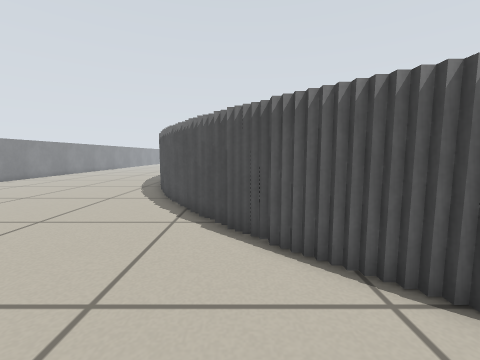
view 1 (above)

13 first-person views from a walk through a world built for the Player/Stage simulator. The camera is 0.5 m above the floor, tilts 6° down and sees 90° across. The lines on the ground mark 1 m squares. The floor is counted in squares, 0.25 m on a side. Each view is taken from the middle of a square. On the plan, view 1 faces up. The plan holds only what a view shows up to about 15 squares ahead; the rest is blank. The place goes on beyond the plan. Robots are left out.

view 2
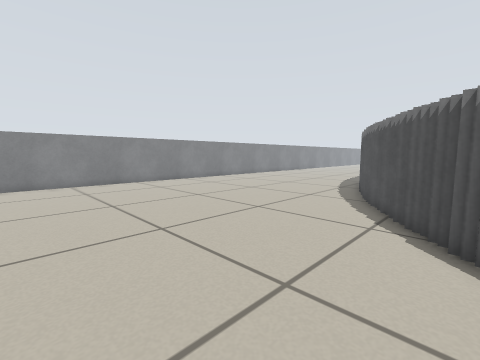

view 3
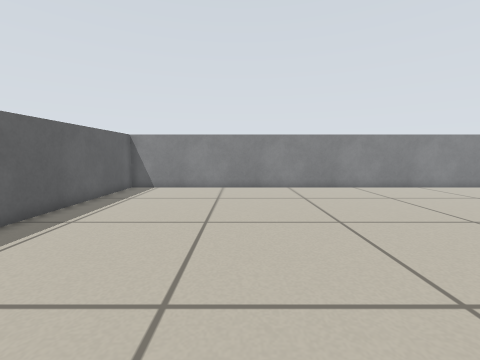

view 4
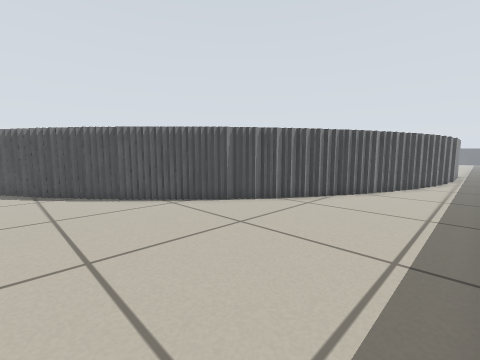

view 5
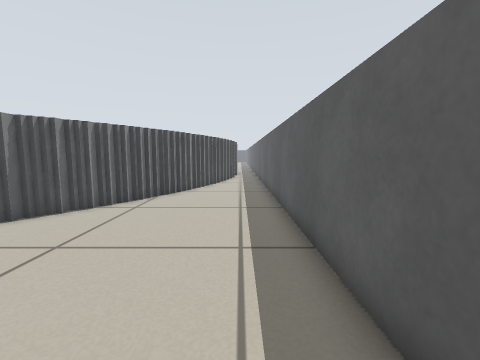

view 6
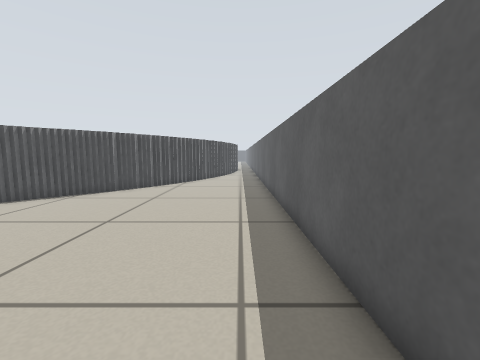

view 7
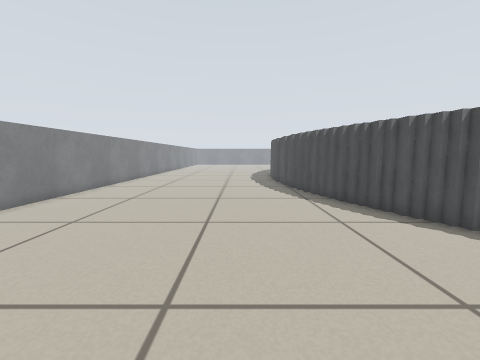

view 8
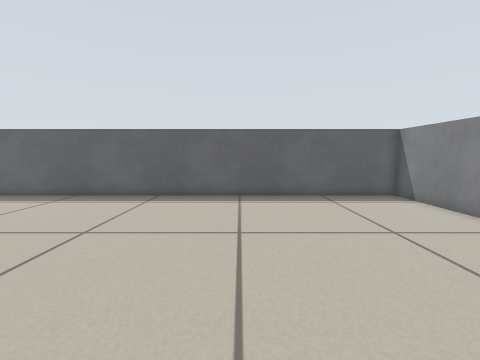

view 9
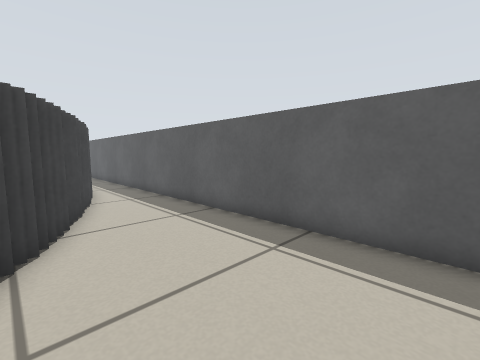

view 10
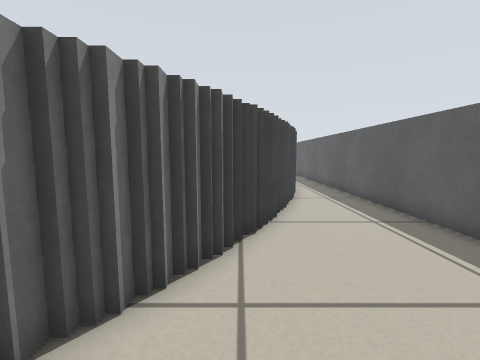

view 11
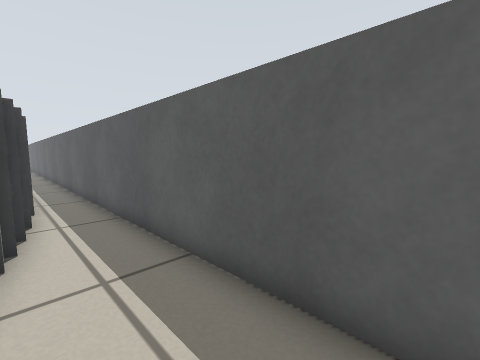

view 12
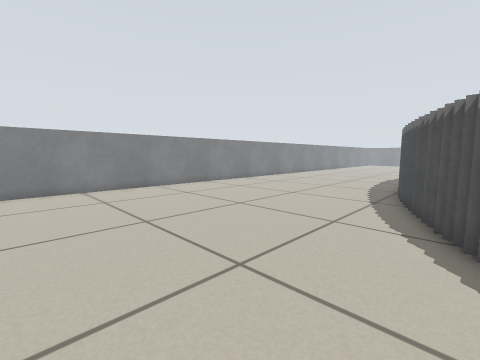

view 13
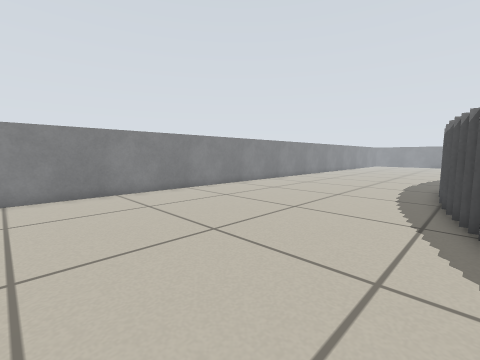

### Floor plan
Key: @ floor where view 1 was taken; # wall or solid block; . floor.
Columns run from 18 left of view 1 to 19 right of it. Each row starts with its distance up from view 1.
 18 #...........##
 17 #............#
 16 #............#
 15 #............#
 14 #............##
 13 #.............#
 12 #.............##
 11 #..............#
 10 #..............##
  9 #...............#
  8 #...............##
  7 #................##
  6 #.................##
  5 #..................##
  4 #...................##
  3 #....................##
  2 #.....................##
  1 #......................##
  0 #.................@.....###
 -1 #.........................###
 -2 #...........................###
 -3 #.............................###
 -4 #...............................######
 -5 #....................................#
 -6 #.....................................
 -7 ######################################

Where each view was taken, in squares from view 1:
view 1: 0 up, 0 right, facing up
view 2: 0 up, 0 right, facing up-left
view 3: 0 up, 3 left, facing left
view 4: 6 down, 3 left, facing up-right
view 5: 5 down, 3 left, facing right
view 6: 5 down, 9 left, facing right
view 7: 4 up, 9 left, facing up
view 8: 5 up, 10 left, facing down
view 9: 1 down, 3 right, facing down-right
view 10: 1 down, 3 right, facing right
view 11: 4 down, 10 right, facing down-right
view 12: 4 up, 3 left, facing up-left
view 13: 7 up, 5 left, facing up-left
